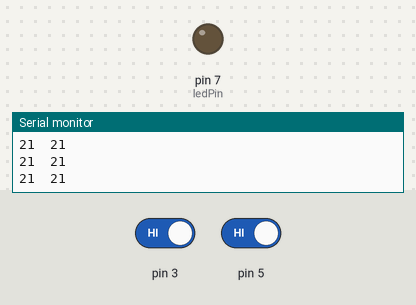
Recording of a sketch running on a simulated Arduino Uno, built with avr-gcc and run on an emulated ATmega328P. On the bench: output pins drawn as LEDs (lit = HIGH), the last lines printed to the serial monitor. The inputs (shaded band) are chosen by the test bench; at power-on: pin 3 HIGH, pin 5 HIGH.

Above: at 1.2 s.
1.3 s: pin 3 driven LOW and pin 5 driven LOW
At 1.55 s:
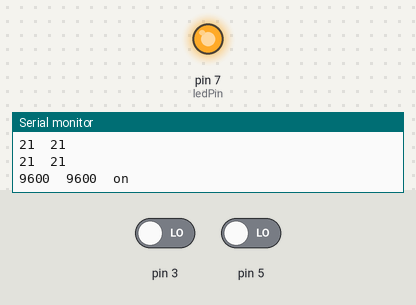
Timing chart, 0 to 4.3 s (numbered marks = the images above; inputs shaded):
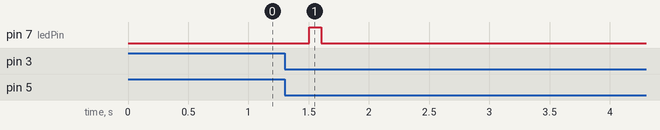

The sketch:

DMX_Touch_Sensor.ino
```cpp
#include <CapacitiveSensor.h>

#define NUM_SENSORS 2

CapacitiveSensor sensors[NUM_SENSORS] = {
  CapacitiveSensor(4, 5),
  CapacitiveSensor(2, 3)
};

int   sensorValues[NUM_SENSORS];
int   sensorThreshold = 1500;
int   ledPin = 7;
bool  onState = false;
bool  prev_onState = false;


void setup() {
  Serial.begin(9600);

  pinMode(ledPin, OUTPUT);
}

void loop() {
  // loop through each available sensor
  for (int i = 0; i < NUM_SENSORS; i++)
  {
    // get the current sensor values
    sensorValues[i] = sensors[i].capacitiveSensor(64);

    // output to serial
    Serial.print(sensorValues[i]);
    Serial.print('\t');
  }

  // check if both are being touched
  if (sensorValues[0] > sensorThreshold && sensorValues[1] > sensorThreshold && onState == false) {
    // both are being touched
    onState = true;
  }
  else if (sensorValues[0] < sensorThreshold || sensorValues[1] < sensorThreshold) {
    // both are
    onState = false;
  }

  // state change
  if (onState == true && prev_onState == false) {
    Serial.println("on");
    digitalWrite(ledPin, HIGH);
    delay(100);
    digitalWrite(ledPin, LOW);
    delay(15*1000);
  }
  else if (onState == false && prev_onState == true) {
    Serial.println("off");
    digitalWrite(ledPin, LOW);
  }

  // save current state
  prev_onState = onState;

  // finish serial with a newline
  Serial.println("");

  // give a little delay to slow things down
  delay( 200 );
}
```

Measured:
- after the input at 1.3 s, pin 7 (ledPin): LOW → HIGH after 0.20 s, → LOW 0.10 s later
